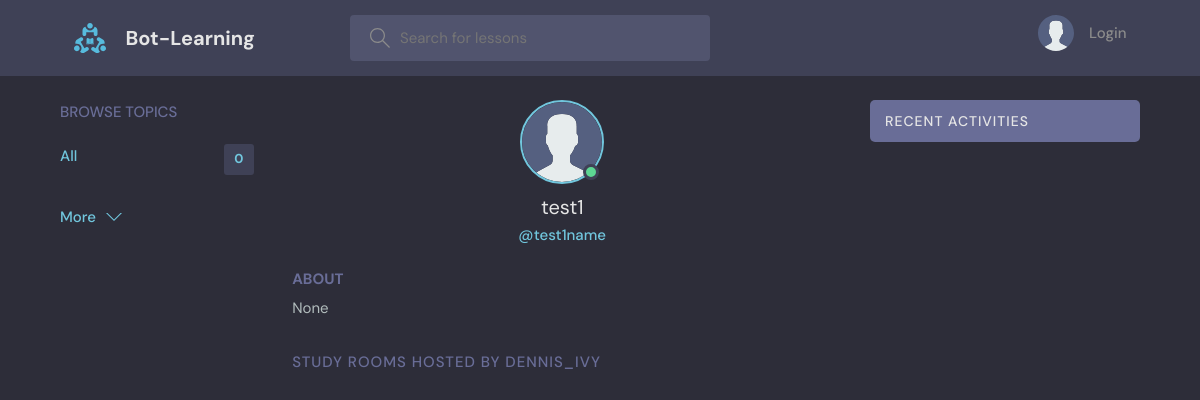
The app's page /profile/1/, older data.
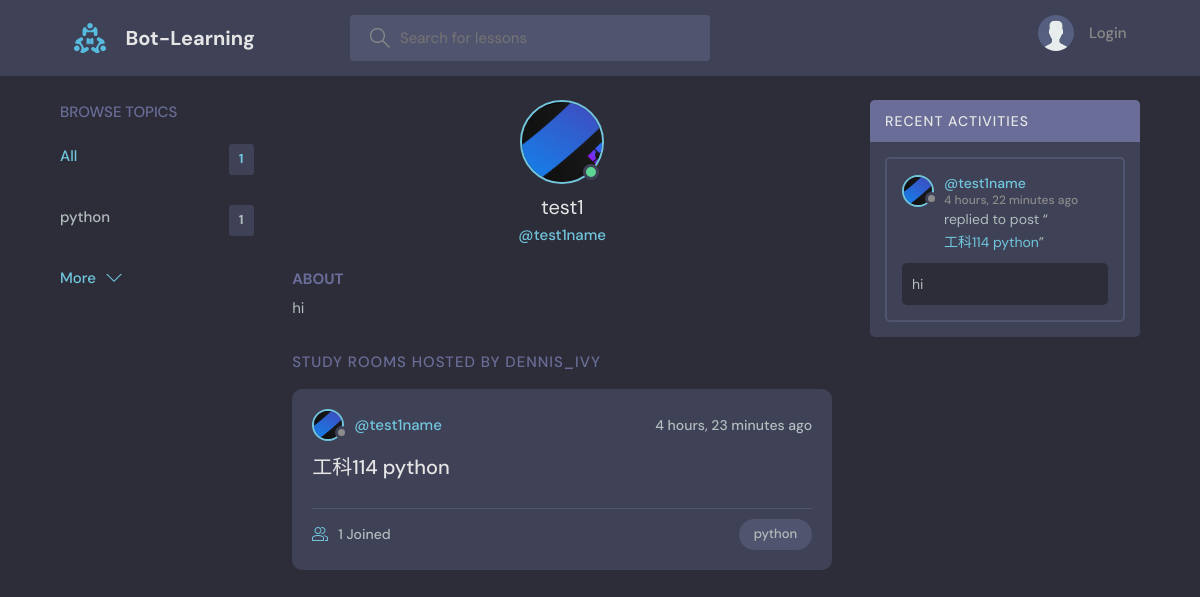
The same page, newer data.
### base/models.py (models this page shows, shortened)
class User(AbstractUser):
    name = models.CharField(max_length=200, null=True)
    email = models.EmailField(unique=True, null=True)
    bio = models.TextField(null=True)
    avatar = models.ImageField(null=True, default="avatar.svg")
    USERNAME_FIELD = 'email'
    REQUIRED_FIELDS = []

class Topic(models.Model):
    name = models.CharField(max_length=200)

class Room(models.Model):
    host = models.ForeignKey(User, on_delete=models.SET_NULL, null=True)
    topic = models.ForeignKey(Topic, on_delete=models.SET_NULL, null=True)
    name = models.CharField(max_length=200)
    description = models.TextField(null=True, blank=True)
    participants = models.ManyToManyField(
        User, related_name='participants', blank=True)
    updated = models.DateTimeField(auto_now=True)
    created = models.DateTimeField(auto_now_add=True)
    class Meta:
        ordering = ['-updated', '-created']
    def __str__(self):
        return self.name

class Message(models.Model):
    user = models.ForeignKey(User, on_delete=models.CASCADE)
    room = models.ForeignKey(Room, on_delete=models.CASCADE)
    body = models.TextField()
    updated = models.DateTimeField(auto_now=True)
    created = models.DateTimeField(auto_now_add=True)
    class Meta:
        ordering = ['-updated', '-created']

### base/views.py (the view)
# urls.py: path('profile/<str:pk>/', views.userProfile, name="user-profile"),
def userProfile(request, pk):
    user = User.objects.get(id=pk)
    rooms = user.room_set.all()
    room_messages = user.message_set.all()
    topics = Topic.objects.all()
    context = {'user': user, 'rooms': rooms,
               'room_messages': room_messages, 'topics': topics}
    return render(request, 'base/profile.html', context)

### base/templates/base/profile.html (shortened to what this page needs)
{% extends 'main.html' %}
{% block content %}
<main class="profile-page layout layout--3">
  <div class="container">
    {% include 'base/topics_component.html' %}
    <div class="roomList">
      <div class="profile">
        <div class="profile__avatar">
          <div class="avatar avatar--large active">
            <img src="{{user.avatar.url}}" />
          </div>
        </div>
        <div class="profile__info">
          <h3>{{user.name}}</h3>
          <p>@{{user.username}}</p>
        </div>
        <div class="profile__about">
          <h3>About</h3>
          <p>
            {{user.bio}}
          </p>
        </div>
      </div>
      <div class="roomList__header">
        <div>
          <h2>Study Rooms Hosted by dennis_ivy</a>
          </h2>
        </div>
      </div>
      {% include 'base/feed_component.html' %}
    </div>
    {% include 'base/activity_component.html' %}
  </div>
</main>
{% endblock content %}

### templates/main.html (shortened to what this page needs)
<!DOCTYPE html>
{% load static %}
<html lang="en">
<head>
    <link rel="stylesheet" href="{% static 'styles/style.css' %}" />
</head>
<body>
    {% include 'navbar.html' %}
    {% block content %}
    {% endblock %}
</body>
</html>

### templates/navbar.html (shortened to what this page needs)
{% load static %}
<header class="header header--loggedIn">
    <div class="container">
        <a href="{% url 'home' %}" class="header__logo">
            <img src="{% static 'images/logo.svg' %}" />
            <h1>Bot-Learning</h1>
        </a>
        <form class="header__search" method="GET" action="{% url 'home' %}">
            <label>
                <input name="q" placeholder="Search for lessons" />
            </label>
        </form>
        <nav class="header__menu">
            {% if request.user.is_authenticated %}
            <div class="header__user">
                <a href="{% url 'update-user' %}">
                    <div class="avatar avatar--medium active">
                        <img src="{{request.user.avatar.url}}" />
                    </div>
                    <p>{{request.user.username}} <span>@{{request.user.username}}</span></p>
                </a>
                <button class="dropdown-button">
                    <svg version="1.1" xmlns="http://www.w3.org/2000/svg" width="32" height="32" viewBox="0 0 32 32">
                        <title>chevron-down</title>
                        <path d="M16 21l-13-13h-3l16 16 16-16h-3l-13 13z"></path>
                    </svg>
                </button>
            </div>
            {% else %}
            <a href="{% url 'login' %}">
                <img src="{% static 'images/avatar.svg' %}" />
                <p>Login</p>
            </a>
            {% endif %}
        </nav>
    </div>
</header>

### base/templates/base/topics_component.html
<div class="topics">
    <div class="topics__header">
        <h2>Browse Topics</h2>
    </div>
    <ul class="topics__list">
        <li>
            <a href="{% url 'home' %}" class="active">All <span>{{topics.count}}</span></a>
        </li>
        {% for topic in topics %}
        <li>
            <a href="{% url 'home' %}?q={{topic.name}}">{{topic.name}}<span>{{topic.room_set.all.count}}</span></a>
        </li>
        {% endfor %}
    </ul>
    <a class="btn btn--link" href="{% url 'topics' %}">
        More
        <svg version="1.1" xmlns="http://www.w3.org/2000/svg" width="32" height="32" viewBox="0 0 32 32">
            <title>chevron-down</title>
            <path d="M16 21l-13-13h-3l16 16 16-16h-3l-13 13z"></path>
        </svg>
    </a>
</div>

### base/templates/base/feed_component.html (shortened to what this page needs)
{% for room in rooms %}
<div class="roomListRoom">
    <div class="roomListRoom__header">
        <a href="{% url 'user-profile' room.host.id %}" class="roomListRoom__author">
            <div class="avatar avatar--small">
                <img src="{{room.host.avatar.url}}" />
            </div>
            <span>@{{room.host.username}}</span>
        </a>
        <div class="roomListRoom__actions">
            <span>{{room.created|timesince}} ago</span>
        </div>
    </div>
    <div class="roomListRoom__content">
        <a href="{% url 'room' room.id %}">{{room.name}}</a>
    </div>
    <div class="roomListRoom__meta">
        <a href="{% url 'room' room.id %}" class="roomListRoom__joined">
            {{room.participants.all.count}} Joined
        </a>
        <p class="roomListRoom__topic">{{room.topic.name}}</p>
    </div>
</div>
{% endfor %}

### base/templates/base/activity_component.html (shortened to what this page needs)
<div class="activities">
    <div class="activities__header">
        <h2>Recent Activities</h2>
    </div>
    {% for message in room_messages %}
    <div class="activities__box">
        <div class="activities__boxHeader roomListRoom__header">
            <a href="{% url 'user-profile' message.user.id %}" class="roomListRoom__author">
                <div class="avatar avatar--small">
                    <img src="{{message.user.avatar.url}}" />
                </div>
                <p>
                    @{{message.user.username}}
                    <span>{{message.created|timesince}} ago</span>
                </p>
            </a>
        </div>
        <div class="activities__boxContent">
            <p>replied to post “<a href="{% url 'room' message.room.id %}">{{message.room}}</a>”</p>
            <div class="activities__boxRoomContent">{{message.body}}</div>
        </div>
    </div>
    {% endfor %}
</div>

Row changes from the older to the newer data that the page shows:
added Topic: name "python", room_set.all.count "1"
changed User "test1": avatar: picture added in place of a placeholder; bio "None" → "hi"
added Room: host.avatar (picture), host.username "test1name", created "4 hours, 23 minutes", name "工科114 python", participants.all.count "1", topic.name "python"
added Message: user.avatar (picture), user.username "test1name", created "4 hours, 22 minutes", room "工科114 python", body "hi"
Text that changed along with them:
{{ topics.count }}: "0" → "1"
